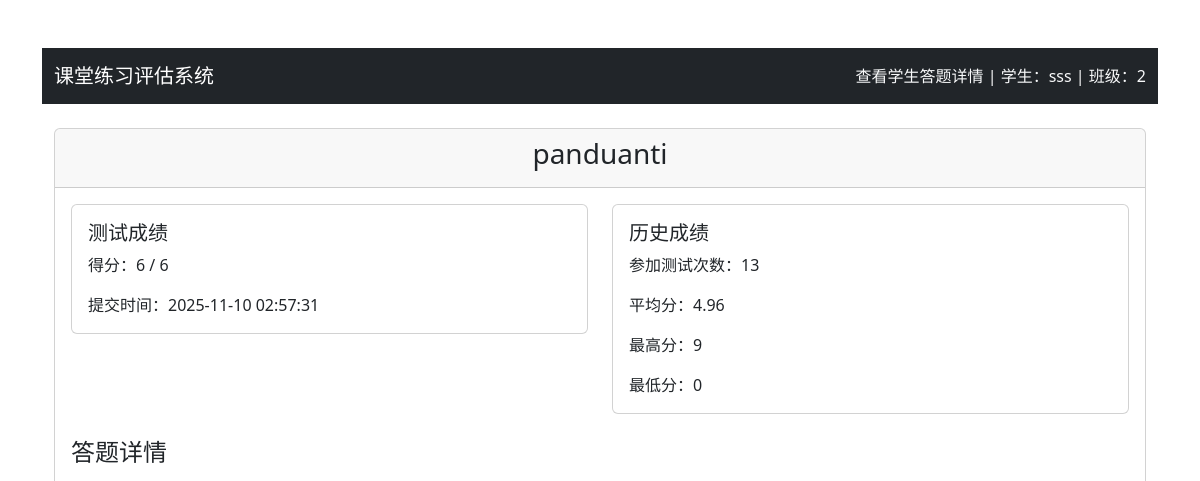
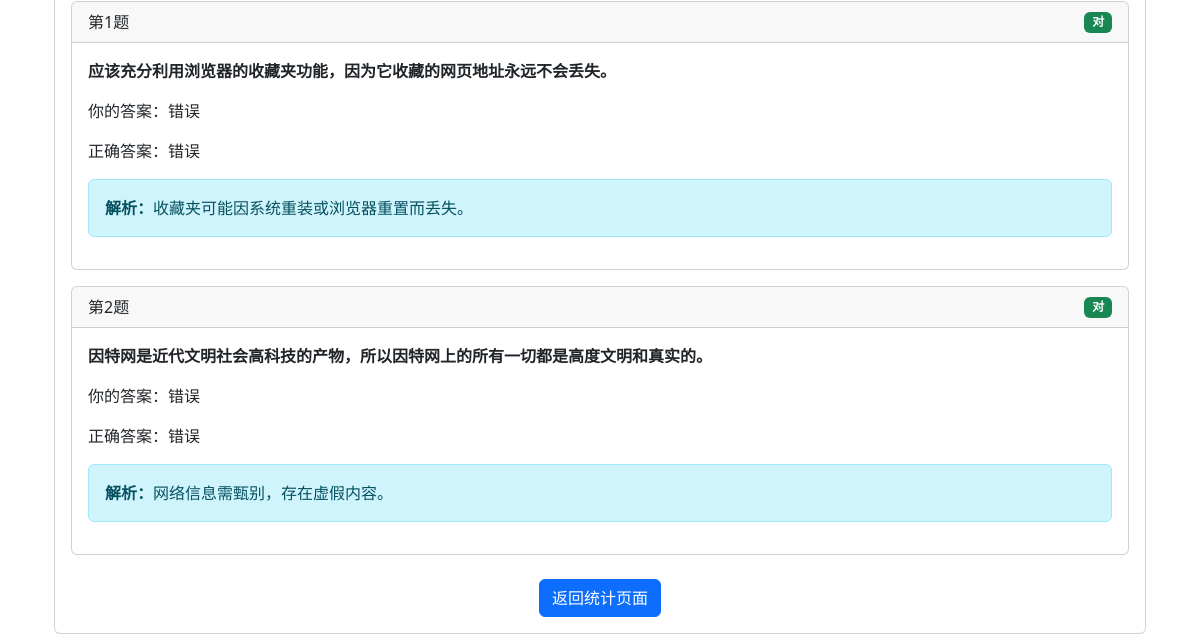
Before: /test_result/34 (signed in) with the older database file (2 pictures, top to bottom).
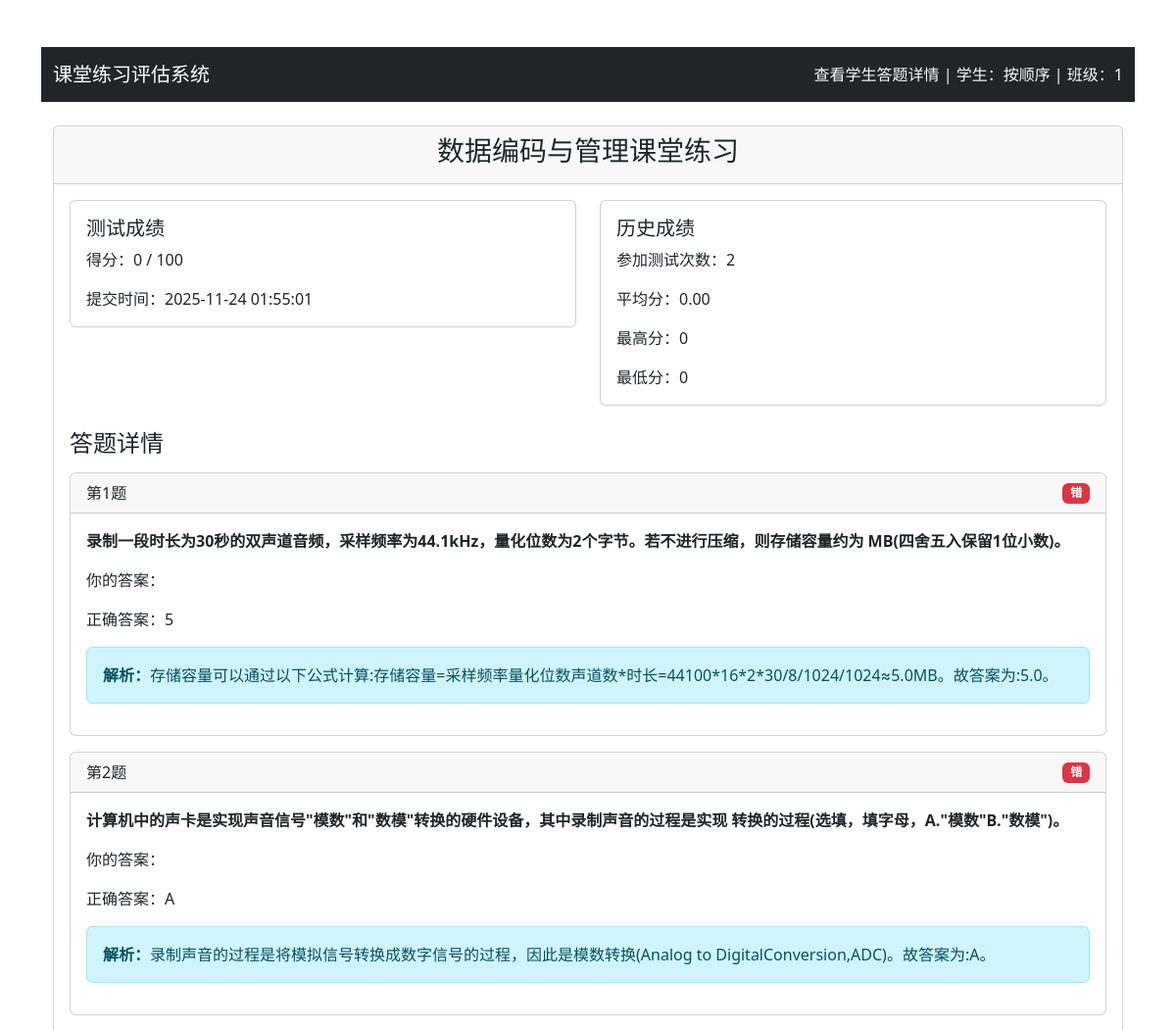
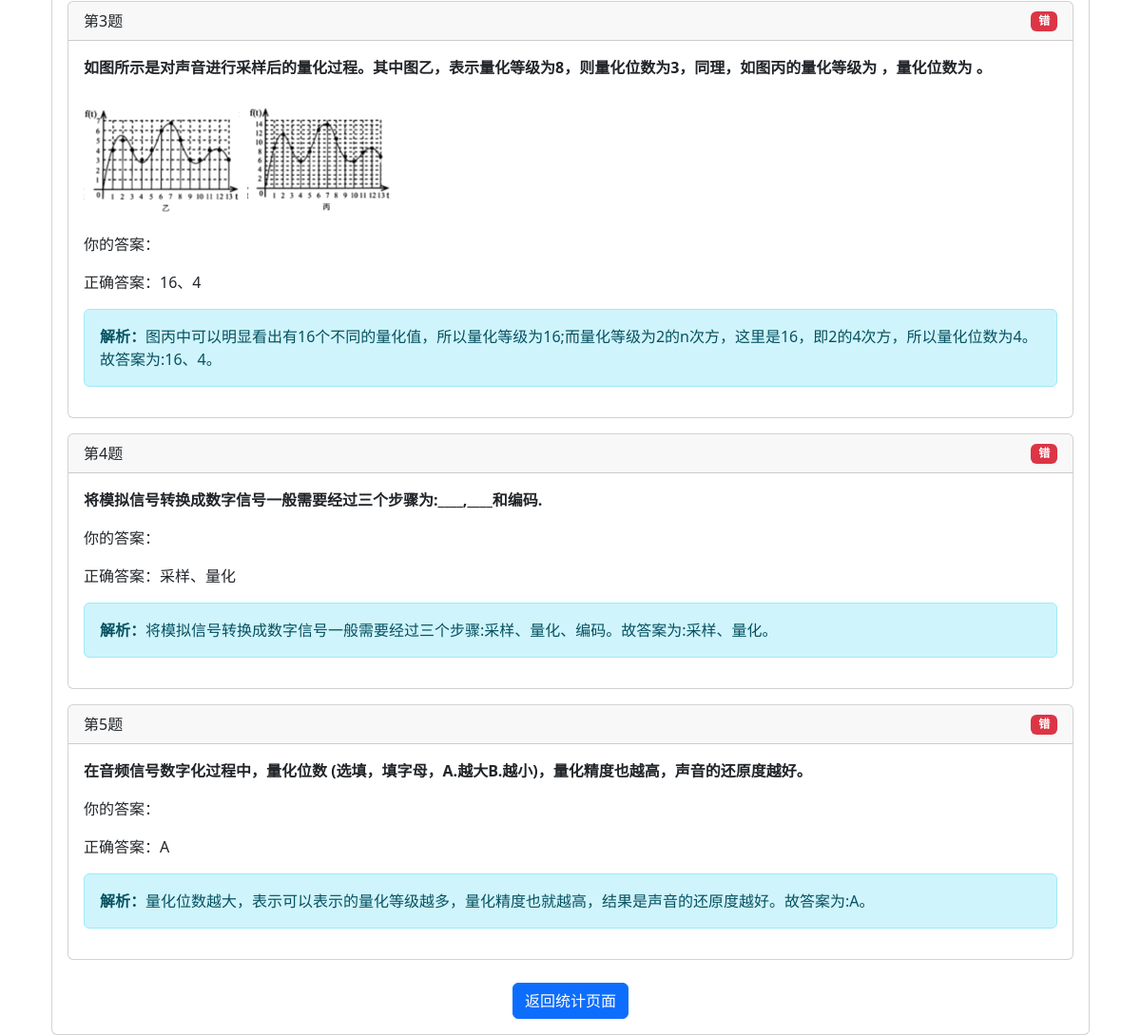
After: the same page with the newer database file (2 pictures, top to bottom).
### app.py (models this page shows)
class TestResult(db.Model):
    id = db.Column(db.Integer, primary_key=True)
    student_id = db.Column(db.Integer, db.ForeignKey('user.id'))
    student_name = db.Column(db.String(100), nullable=False)
    class_number = db.Column(db.String(50), nullable=False)
    test_id = db.Column(db.Integer, db.ForeignKey('test.id'), nullable=False)
    score = db.Column(db.Integer, nullable=False)
    created_at = db.Column(db.DateTime, default=datetime.utcnow)
    answers = db.Column(db.Text)
    ip_address = db.Column(db.String(15), nullable=True) # Added ip_address column
    test = db.relationship('Test', backref=db.backref('results', lazy=True))

class Test(db.Model):
    id = db.Column(db.Integer, primary_key=True)
    title = db.Column(db.String(200), nullable=False)
    single_choice_count = db.Column(db.Integer, default=0)
    multiple_choice_count = db.Column(db.Integer, default=0)
    true_false_count = db.Column(db.Integer, default=0)
    fill_blank_count = db.Column(db.Integer, default=0)
    short_answer_count = db.Column(db.Integer, default=0)
    single_choice_score = db.Column(db.Integer, default=0)
    multiple_choice_score = db.Column(db.Integer, default=0)
    true_false_score = db.Column(db.Integer, default=0)
    fill_blank_score = db.Column(db.Integer, default=0)
    short_answer_score = db.Column(db.Integer, default=0)
    total_score = db.Column(db.Integer, nullable=False)
    created_at = db.Column(db.DateTime, default=datetime.utcnow)
    is_active = db.Column(db.Boolean, default=True)
    single_choice_bank_id = db.Column(db.Integer)
    multiple_choice_bank_id = db.Column(db.Integer)
    true_false_bank_id = db.Column(db.Integer)
    fill_blank_bank_id = db.Column(db.Integer)
    short_answer_bank_id = db.Column(db.Integer)
    allow_student_choice = db.Column(db.Boolean, default=False)

class StudentTestHistory(db.Model):
    id = db.Column(db.Integer, primary_key=True)
    student_id = db.Column(db.Integer, db.ForeignKey('user.id'))
    student_name = db.Column(db.String(100), nullable=False)
    class_number = db.Column(db.String(50), nullable=False)
    test_count = db.Column(db.Integer, default=0)  # 总测试次数
    total_score = db.Column(db.Integer, default=0)  # 总分
    average_score = db.Column(db.Float, default=0.0)  # 平均分
    highest_score = db.Column(db.Integer, default=0)  # 最高分
    lowest_score = db.Column(db.Integer, default=0)  # 最低分
    updated_at = db.Column(db.DateTime, default=datetime.utcnow, onupdate=datetime.utcnow)

class Question(db.Model):
    id = db.Column(db.Integer, primary_key=True)
    question_type = db.Column(db.String(20), nullable=False)
    content = db.Column(db.Text, nullable=False)
    image_path = db.Column(db.String(200))  # 题目配图
    option_a = db.Column(db.String(200))
    option_b = db.Column(db.String(200))
    option_c = db.Column(db.String(200))
    option_d = db.Column(db.String(200))
    option_e = db.Column(db.String(200))
    correct_answer = db.Column(db.String(200), nullable=False)
    score = db.Column(db.Integer, nullable=False)
    explanation = db.Column(db.Text)
    created_at = db.Column(db.DateTime, default=datetime.utcnow)
    bank_id = db.Column(db.Integer, db.ForeignKey('question_bank.id'), nullable=False)

### app.py (the view)
@app.route('/test_result/<int:result_id>')
def test_result(result_id):
    result = TestResult.query.get_or_404(result_id)
    if 'role' not in session:
        return redirect(url_for('student_start'))
    if session.get('role') == 'teacher':
        pass
    elif session.get('role') == 'student':
        if 'student_id' not in session or result.student_id != session['student_id']:
            flash('无权访问此测试结果')
            return redirect(url_for('student_dashboard'))
    else:
        flash('无权访问此测试结果')
        return redirect(url_for('student_start'))
    test = Test.query.get(result.test_id)
    if session.get('role') == 'teacher':
        student_id = result.student_id
        student = User.query.get(student_id)
        history = StudentTestHistory.query.filter_by(
            student_id=student_id
        ).first()
    else:
        student = User.query.get(session['student_id'])
        history = StudentTestHistory.query.filter_by(
            student_id=session['student_id']
        ).first()
    questions = []
    answers = json.loads(result.answers)
    for question_id, answer in answers.items():
        question = Question.query.get(int(question_id))
        if question:
            is_correct = False
            if question.question_type == 'single_choice':
                is_correct = answer == question.correct_answer
                score = test.single_choice_score if is_correct else 0
            elif question.question_type == 'multiple_choice':
                def normalize(ans):
                    return ''.join(sorted([c for c in ans.replace(',', '').replace(' ', '').upper() if c in 'ABCDE']))
                is_correct = normalize(answer) == normalize(question.correct_answer)
                score = test.multiple_choice_score if is_correct else 0
            elif question.question_type == 'true_false':
                is_correct = answer == question.correct_answer
                score = test.true_false_score if is_correct else 0
            elif question.question_type == 'fill_blank':
                def norm_fill(s):
                    parts = [p.strip().lower() for p in s.replace('、', ',').split(',') if p.strip()]
                    return ','.join(parts)
                is_correct = norm_fill(answer) == norm_fill(question.correct_answer)
                score = test.fill_blank_score if is_correct else 0
            elif question.question_type == 'short_answer':
                score = 0
            questions.append({
                'id': question.id,
                'content': question.content,
                'question_type': question.question_type,
                'option_a': question.option_a,
                'option_b': question.option_b,
                'option_c': question.option_c,
                'option_d': question.option_d,
                'student_answer': answer,
                'correct_answer': question.correct_answer,
                'is_correct': is_correct,
                'score': score,
                'explanation': question.explanation
            })
    return render_template('test_result.html',
                         test=test,
                         result=result,
                         student=student,
                         history=history,
                         questions=questions,
                         is_teacher=session.get('role') == 'teacher',
                         test_id=test.id if test else None)

### templates/test_result.html (shortened to what this page needs)
<!DOCTYPE html>
<html lang="zh-CN">
<head>
    <link href="https://cdn.jsdelivr.net/npm/bootstrap@5.3.0/dist/css/bootstrap.min.css" rel="stylesheet">
</head>
<body class="container mt-5">
    <nav class="navbar navbar-expand-lg navbar-dark bg-dark">
        <div class="container">
            <a class="navbar-brand" href="#">课堂练习评估系统</a>
            <div class="navbar-text text-light">
                {% if is_teacher %}
                查看学生答题详情 | 学生：{{ result.student_name }} | 班级：{{ result.class_number }}
                {% else %}
                学生：{{ student.name }} | 班级：{{ student.class_number }}
                {% endif %}
            </div>
        </div>
    </nav>
    <div class="container mt-4">
        <div class="card">
            <div class="card-header">
                <h3 class="text-center">{{ test.title }}</h3>
            </div>
            <div class="card-body">
                <div class="row mb-4">
                    <div class="col-md-6">
                        <div class="card">
                            <div class="card-body">
                                <h5 class="card-title">测试成绩</h5>
                                <p class="card-text">得分：{{ result.score }} / {{ test.total_score }}</p>
                                <p class="card-text">提交时间：{{ result.created_at.strftime('%Y-%m-%d %H:%M:%S') }}</p>
                            </div>
                        </div>
                    </div>
                    <div class="col-md-6">
                        <div class="card">
                            <div class="card-body">
                                <h5 class="card-title">历史成绩</h5>
                                {% if history %}
                                <p class="card-text">参加测试次数：{{ history.test_count }}</p>
                                <p class="card-text">平均分：{{ "%.2f"|format(history.average_score) }}</p>
                                <p class="card-text">最高分：{{ history.highest_score }}</p>
                                <p class="card-text">最低分：{{ history.lowest_score }}</p>
                                {% else %}
                                <p class="card-text text-muted">暂无历史记录</p>
                                {% endif %}
                            </div>
                        </div>
                    </div>
        </div>
                <h4 class="mb-3">答题详情</h4>
                {% for question in questions %}
                <div class="card mb-3">
            <div class="card-header">
                        <div class="d-flex justify-content-between align-items-center">
                            <span>第{{ loop.index }}题</span>
                            <span class="badge {% if question.is_correct %}bg-success{% else %}bg-danger{% endif %}">
                                {% if question.is_correct %}对{% else %}错{% endif %}
                            </span>
                        </div>
                    </div>
                    <div class="card-body">
                        <p class="fw-bold" style="white-space: pre;">{{ question.content|replace('\n', '<br>')|safe }}</p>
                        {% if question.question_type == 'single_choice' %}
                        <div class="mb-3">
                            <p>你的答案：{{ question.student_answer }}</p>
                            <p>正确答案：{{ question.correct_answer }}</p>
                            <div class="options">
                                <p>A. {{ question.option_a }}</p>
                                <p>B. {{ question.option_b }}</p>
                                <p>C. {{ question.option_c }}</p>
                                <p>D. {{ question.option_d }}</p>
                            </div>
                        </div>
                        {% elif question.question_type == 'true_false' %}
                        <div class="mb-3">
                            <p>你的答案：{{ question.student_answer }}</p>
                            <p>正确答案：{{ question.correct_answer }}</p>
                        </div>
                        {% elif question.question_type == 'fill_blank' %}
                        <div class="mb-3">
                            <p>你的答案：{{ question.student_answer }}</p>
                            <p>正确答案：{{ question.correct_answer[:-1] if question.correct_answer.endswith('、') else question.correct_answer }}</p>
                        </div>
                        {% elif question.question_type == 'short_answer' %}
                        <div class="mb-3">
                            <p>你的答案：{{ question.student_answer }}</p>
                            <p>参考答案：{{ question.correct_answer }}</p>
                        </div>
                        {% endif %}
                    {% if question.explanation %}
                        <div class="alert alert-info">
                            <strong>解析：</strong>{{ question.explanation }}
                        </div>
                        {% endif %}
                    </div>
                </div>
                {% endfor %}
                <div class="text-center mt-4">
                    {% if is_teacher %}
                    <a href="{{ url_for('get_test_statistics', test_id=test_id) }}" class="btn btn-primary">返回统计页面</a>
                    {% else %}
                    <a href="{{ url_for('student_dashboard') }}" class="btn btn-primary">返回首页</a>
                    {% endif %}
                </div>
            </div>
        </div>
    </div>
</body>
</html>

Changed rows visible on the page:
removed Test: title "panduanti", total_score "6"
no longer on this page (row edited): StudentTestHistory: test_count "13", average_score "4.96", highest_score "9", lowest_score "0"
no longer on this page (row unchanged): Question: shows "对", content "应该充分利用浏览器的收藏夹功能，因为它收藏的网页地址永远不会丢失。", student_answer "错误", correct_answer "错误", explanation "收藏夹可能因系统重装或浏览器重置而丢失。"
no longer on this page (row unchanged): Question: shows "对", content "因特网是近代文明社会高科技的产物，所以因特网上的所有一切都是高度文明和真实的。", student_answer "错误", correct_answer "错误", explanation "网络信息需甄别，存在虚假内容。"
changed TestResult: student_name "sss" → "按顺序"; class_number "2" → "1"; score "6" → "0"; created_at "2025-11-10 02:57:31" → "2025-11-24 01:55:01"
added Test: title "数据编码与管理课堂练习", total_score "100"
added StudentTestHistory: test_count "2", average_score "0.00", highest_score "0", lowest_score "0"
added Question: shows "错", content "录制一段时长为30秒的双声道音频，采样频率为44.1kHz，量化位数为2个字节。若不进行压缩，则存储容量约为 MB(四舍五入保留1位小数)。", correct_answer "5", explanation "存储容量可以通过以下公式计算:存储容量=采样频率量化位数声道数*时长=44100*16*2*30/8/1024/1024≈5.0MB。故答案为:5.0。"
added Question: shows "错", content "计算机中的声卡是实现声音信号\"模数\"和\"数模\"转换的硬件设备，其中录制声音的过程是实现 转换的过程(选填，填字母，A.\"模数\"B.\"数模\")。", correct_answer "A", explanation "录制声音的过程是将模拟信号转换成数字信号的过程，因此是模数转换(Analog to DigitalConversion,ADC)。故答案为:A。"
added Question: shows "错", content "如图所示是对声音进行采样后的量化过程。其中图乙，表示量化等级为8，则量化位数为3，同理，如图丙的量化等级为 ，量化位数为 。", content (picture), correct_answer "16、4", explanation "图丙中可以明显看出有16个不同的量化值，所以量化等级为16;而量化等级为2的n次方，这里是16，即2的4次方，所以量化位数为4。故答案为:16、4。"
added Question: shows "错", content "将模拟信号转换成数字信号一般需要经过三个步骤为:____,____和编码.", correct_answer "采样、量化", explanation "将模拟信号转换成数字信号一般需要经过三个步骤:采样、量化、编码。故答案为:采样、量化。"
added Question: shows "错", content "在音频信号数字化过程中，量化位数 (选填，填字母，A.越大B.越小)，量化精度也越高，声音的还原度越好。", correct_answer "A", explanation "量化位数越大，表示可以表示的量化等级越多，量化精度也就越高，结果是声音的还原度越好。故答案为:A。"
